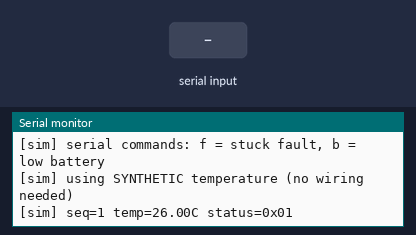
A sketch run on a simulated ESP32. Shown: the last lines printed to the serial monitor. Inputs (shaded band) come from the test bench. Nothing arrives over Bluetooth unless stated.

Above: at 1.2 s.
1.3 s: "f" received over Serial
At 2.2 s:
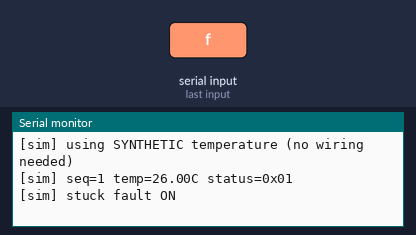
2.8 s: "b" received over Serial
At 3.8 s:
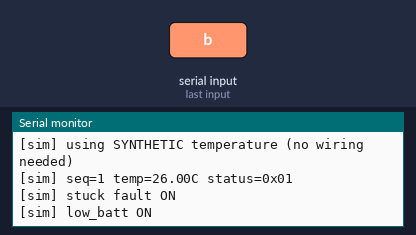
5.8 s: "f" received over Serial
At 6.2 s:
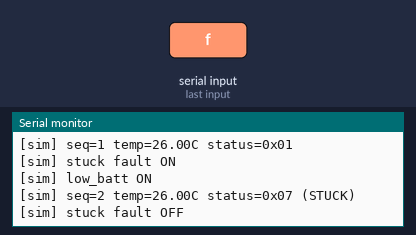
7.3 s: "b" received over Serial
At 8.3 s:
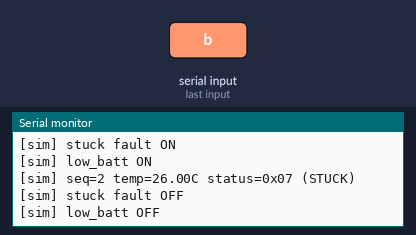

Measured:
- after the input at 1.3 s, the serial monitor: prints a new line at once (image 1)
- after the input at 2.8 s, the serial monitor: prints a new line at once (image 2)
- after the input at 5.8 s, the serial monitor: prints a new line at once (image 3)
- after the input at 7.3 s, the serial monitor: prints a new line at once (image 4)

The sketch:

rehearsal_advertiser.ino
```cpp
/*
 * rehearsal_advertiser.ino
 *
 * Minimal SIM stand-in for the workshop rehearsal: broadcasts BLE
 * advertisement frames in the exact format the gateway parses
 * (gateway/core.py). Flash this on any ESP32 dev board, run
 * `python -m gateway run` on a laptop, and the board should appear as
 * sensor 1:1 (DS18B20) within seconds.
 *
 * By default the temperature is SYNTHETIC (a slow sine wave around 26 C),
 * so the rehearsal needs no wiring at all: it tests the radio path and the
 * frame contract, which are the two things the simulator cannot test.
 * Set USE_REAL_DS18B20 to 1 to read an actual probe on GPIO 4 instead
 * (requires the OneWire and DallasTemperature libraries).
 *
 * Serial commands at 115200 baud, for the fault-injection labs:
 *   f  toggle "stuck" fault (payload freezes, fault_injected bit set)
 *   b  toggle the low-battery status bit
 *
 * Board support: "ESP32 Dev Module" in Arduino IDE / arduino-cli,
 * ESP32 core 2.x or 3.x (uses the classic BLE library bundled with it).
 */

#include <BLEDevice.h>
#include <BLEAdvertising.h>

// ---------- configuration: the knobs a workshop instructor may change ----------
#define KIT_ID          1        // kit this board belongs to; gateway can filter on it
#define SENSOR_TYPE_ID  1        // 1 = DS18B20 per the sensor card registry
#define SCHEMA_VERSION  1        // payload layout version, must match the card
#define PERIOD_MS       5000     // one new reading every 5 s, per the DS18B20 card
#define USE_REAL_DS18B20 0       // 0 = synthetic sine wave, 1 = real probe on ONE_WIRE_PIN

#if USE_REAL_DS18B20
#include <OneWire.h>
#include <DallasTemperature.h>
#define ONE_WIRE_PIN 4           // data pin for the real probe (4.7k pull-up to 3V3 required)
OneWire oneWire(ONE_WIRE_PIN);
DallasTemperature probes(&oneWire);
#endif

// ---------- frame constants: mirror gateway/core.py, do not change casually ----------
static const uint16_t COMPANY_ID = 0xFFFF;  // development company ID; gateway filters on it
static const uint8_t STATUS_SENSOR_OK      = 0x01;
static const uint8_t STATUS_LOW_BATT       = 0x02;
static const uint8_t STATUS_FAULT_INJECTED = 0x04;

// ---------- mutable state shared between loop iterations ----------
static uint16_t seq = 0;             // monotonic sequence counter; wraps at 65535, gateway handles the wrap
static bool faultStuck = false;      // serial-toggled: freeze the payload to teach stuck-value detection
static bool lowBatt = false;         // serial-toggled: exercise the low_batt status bit end to end
static int16_t stuckValue = 0;       // the frozen reading while faultStuck is active
static BLEAdvertising *advertising;  // handle reused every cycle; re-creating it leaks in ESP32 BLE

// Build the 13-byte manufacturer data body (11-byte header + 2-byte payload)
// exactly as gateway/core.py HEADER defines it: little-endian throughout.
static void buildFrame(uint8_t *buf, int16_t centiDegC) {
  uint8_t status = STATUS_SENSOR_OK;                     // a live reading always asserts sensor_ok
  if (lowBatt)    status |= STATUS_LOW_BATT;
  if (faultStuck) status |= STATUS_FAULT_INJECTED;       // instructor tooling sees the truth; students must find it from data
  uint32_t tick = millis();                              // monotonic since boot; gateway reconciles it against arrival time
  buf[0]  = KIT_ID & 0xFF;                               // kit_id, uint16 LE
  buf[1]  = (KIT_ID >> 8) & 0xFF;
  buf[2]  = SENSOR_TYPE_ID;                              // resolves the sensor card on the gateway
  buf[3]  = SCHEMA_VERSION;                              // lets old gateways detect newer payload layouts
  buf[4]  = seq & 0xFF;                                  // seq, uint16 LE: the silent-packet-loss detector
  buf[5]  = (seq >> 8) & 0xFF;
  buf[6]  = tick & 0xFF;                                 // tick_ms, uint32 LE
  buf[7]  = (tick >> 8) & 0xFF;
  buf[8]  = (tick >> 16) & 0xFF;
  buf[9]  = (tick >> 24) & 0xFF;
  buf[10] = status;
  buf[11] = centiDegC & 0xFF;                            // payload: temperature * 100, int16 LE per the DS18B20 card
  buf[12] = (centiDegC >> 8) & 0xFF;
}

// Produce the temperature reading for this cycle: real probe or synthetic wave.
static int16_t readTemperature() {
#if USE_REAL_DS18B20
  probes.requestTemperatures();                          // blocking conversion, ~750 ms at 12-bit; fine at a 5 s period
  float t = probes.getTempCByIndex(0);
  if (t == DEVICE_DISCONNECTED_C) return 8500;           // 85.00 C is the DS18B20 power-on default; the card lists it as a known bad reading, so surfacing it teaches exactly the right lesson
  return (int16_t)(t * 100.0f);
#else
  // Synthetic: 26 C base, +/-3 C over a 10-minute sine, so the dashboard visibly moves during a rehearsal
  float phase = (millis() % 600000UL) / 600000.0f;
  float t = 26.0f + 3.0f * sinf(phase * 2.0f * PI);
  return (int16_t)(t * 100.0f);
#endif
}

// Push a new frame into the advertisement payload and (re)start advertising.
static void advertiseFrame() {
  int16_t reading = readTemperature();
  if (faultStuck) {
    reading = stuckValue;                                // frozen value: looks plausible, moves never; only validate_reading or a suspicious student catches it
  } else {
    stuckValue = reading;                                // remember the last honest reading so a later 'f' freezes at something realistic
  }
  seq++;                                                 // one increment per reading, not per radio repeat: repeats of the same seq are how the gateway dedupes

  uint8_t frame[13];
  buildFrame(frame, reading);

  // Manufacturer Specific Data = 2-byte company ID + our frame; total AD stays well under the 31-byte legacy budget because we advertise no name
  String mfg;
  mfg += (char)(COMPANY_ID & 0xFF);
  mfg += (char)((COMPANY_ID >> 8) & 0xFF);
  for (int i = 0; i < 13; i++) mfg += (char)frame[i];

  BLEAdvertisementData adv;
  adv.setFlags(0x06);                                    // LE General Discoverable + BR/EDR not supported: the standard beacon flags
  adv.setManufacturerData(mfg);
  advertising->stop();                                   // payload can only be swapped while not advertising
  advertising->setAdvertisementData(adv);
  advertising->start();

  Serial.printf("[sim] seq=%u temp=%.2fC status=0x%02X%s\n",
                seq, reading / 100.0f,
                (uint8_t)(STATUS_SENSOR_OK | (lowBatt ? STATUS_LOW_BATT : 0) | (faultStuck ? STATUS_FAULT_INJECTED : 0)),
                faultStuck ? " (STUCK)" : "");
}

// Handle single-character fault-injection commands from the serial monitor.
static void pollSerial() {
  while (Serial.available()) {
    char c = Serial.read();
    if (c == 'f') {                                      // toggle the stuck-value fault
      faultStuck = !faultStuck;
      Serial.printf("[sim] stuck fault %s\n", faultStuck ? "ON" : "OFF");
    } else if (c == 'b') {                               // toggle the low-battery bit
      lowBatt = !lowBatt;
      Serial.printf("[sim] low_batt %s\n", lowBatt ? "ON" : "OFF");
    }
  }
}

void setup() {
  Serial.begin(115200);
  Serial.println("\n[sim] rehearsal advertiser: DS18B20 frame on kit 1, type 1");
  Serial.println("[sim] serial commands: f = stuck fault, b = low battery");
#if USE_REAL_DS18B20
  probes.begin();                                        // start the One-Wire bus for the real probe
  Serial.println("[sim] using REAL DS18B20 on GPIO 4");
#else
  Serial.println("[sim] using SYNTHETIC temperature (no wiring needed)");
#endif
  BLEDevice::init("");                                   // empty name: keeps the advertisement small and anonymous, matching real SIM behaviour
  advertising = BLEDevice::getAdvertising();
  advertising->setMinInterval(0xA0);                     // 100 ms repeat interval: each seq is broadcast ~50 times per 5 s window, so scan-window misses on laptops still catch most seqs
  advertising->setMaxInterval(0xA0);
  advertiseFrame();                                      // first frame immediately so the gateway sees us within one period
}

void loop() {
  static uint32_t lastFrame = 0;
  pollSerial();
  if (millis() - lastFrame >= PERIOD_MS) {               // new reading strictly on the card's sampling period
    lastFrame = millis();
    advertiseFrame();
  }
  delay(20);                                             // light sleep would save power here; a rehearsal board on USB does not need it
}
```
